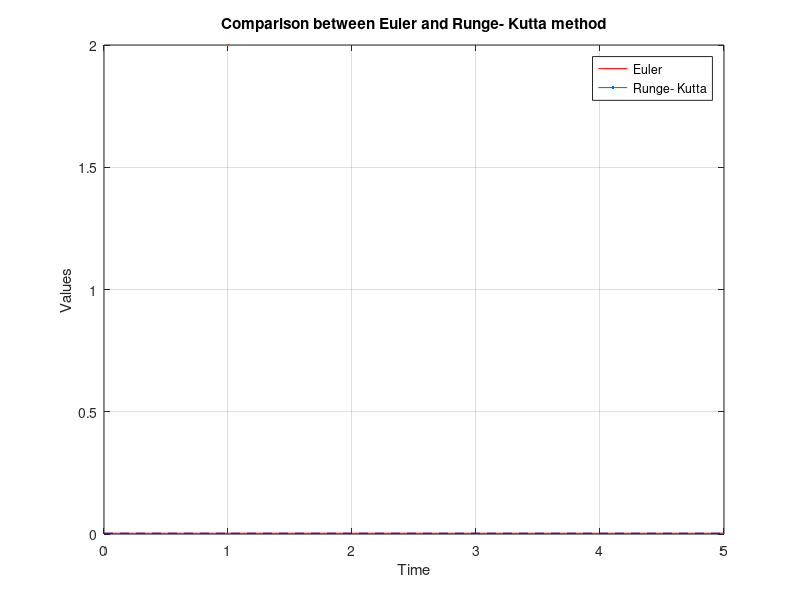

Write the MATLAB code that produced this figure.
N = 10;           
tmax = 5;       
r = 0.002;        
alfa = 0.003;    
b = 0.0021;       
tau = 0.001;      
x_i = 0.0032;

t_delta = tmax/N;
t_values = linspace(0, tmax, N+1);


eu_values = zeros(1, N+1);
rk_values = zeros(1, N+1);

eu_values(1) = x_i;
rk_values(1) =x_i;

for i = 1:N
    x_derivative = -r*x_i + (alfa * b * x_i^2) / b + tau * x_i;
   
    x_i1 = x_i + t_delta* 0.5 * x_derivative;
    
    rk_values(i+1) = x_i1 

    x_i = x_i1

end


x_i = 0.0032;


for i = 1:N
    x_derivative = -r*x_i + (alfa * b * x_i^2) / b + tau * x_i;
   
    x_i_1 = x_i + t_delta * x_derivative;
    
    eu_values(i+1) = x_i_1 

    x_i = x_i_1

end

figure;
plot(t_values, eu_values, 'r-', LineWidth= 2);
hold on;
plot(t_values, rk_values, 'b--', LineWidth= 2);
hold off;


title('Comparison between Euler and Runge- Kutta method');
xlabel('Time');
ylabel('Values');
legend('Euler','Runge- Kutta');
grid on;